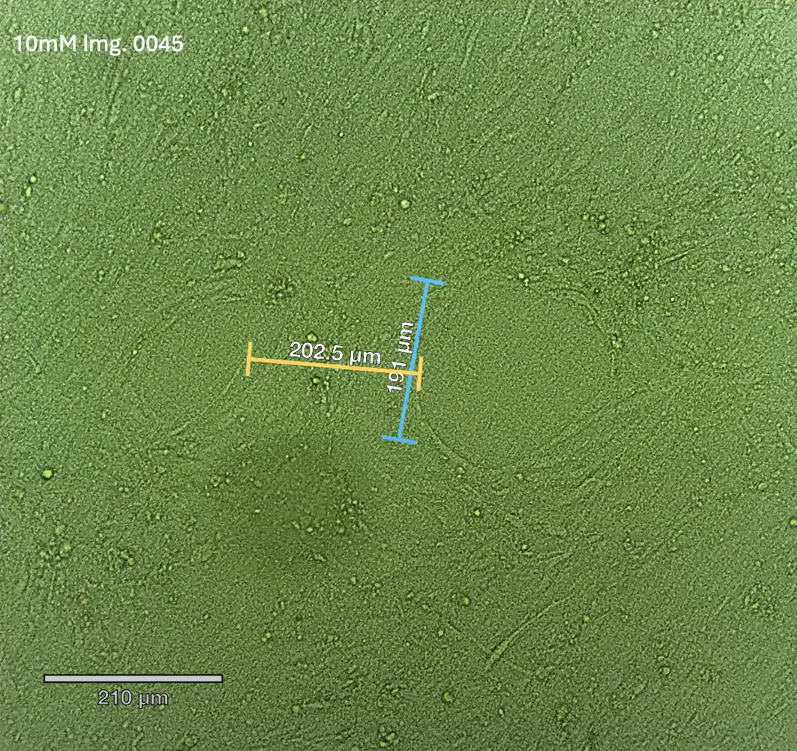
#> input picture PLM/Tarea 1/imagen_1.png, 797 x 751 px
$ python Tarea1.py
#> lines starting #> are read from the running program, lines starting #| are printed output that depends on the picture; after the words box and inside, x2 and y2 are one past the last pixel; in counts of white or black regions, pixels touching at a corner belong together
import cv2
import numpy as np

# Función para procesar una imagen
def process_image(image_path):
    # Cargar la imagen
#> called with image_path = 'imagen_1.png'
    image = cv2.imread(image_path)
#> image is the input picture: shape (751, 797, 3); mean B, G, R 74.1, 136.4, 107.5

    if image is None:
        print(f"No se pudo cargar la imagen: {image_path}")
        return None, None, None

    # Convertir la imagen a escala de grises
    gray = cv2.cvtColor(image, cv2.COLOR_BGR2GRAY)
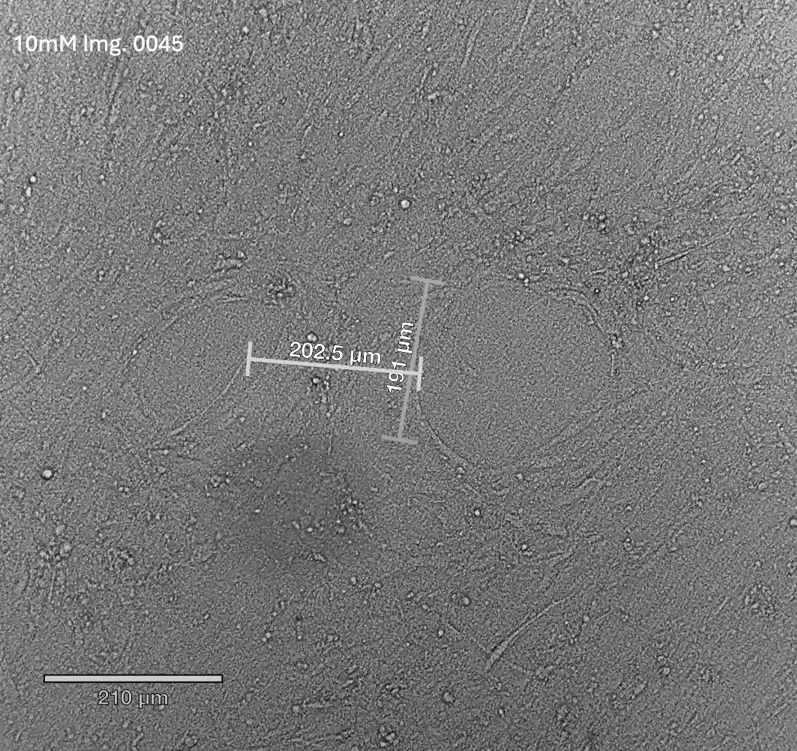
#> gray: shape (751, 797); min 0, max 255, mean 120.7

    # Binarización con threshold
    _, thresh = cv2.threshold(gray, 127, 255, cv2.THRESH_BINARY)
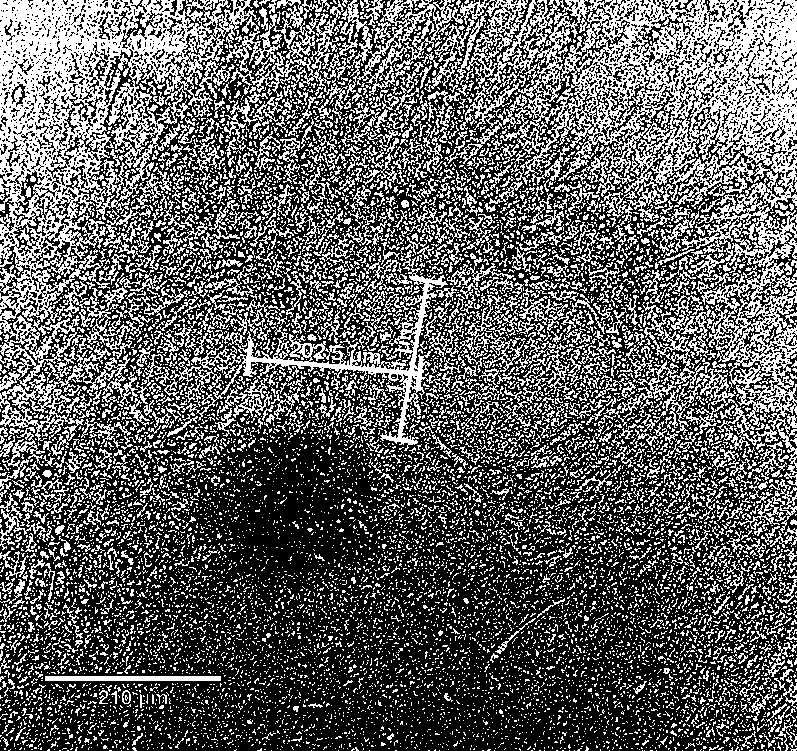
#> thresh: shape (751, 797); 37.5% white in thin lines or dots

    # Crear un kernel para dilate y erode
    kernel = np.ones((5, 5), np.uint8)

    # Aplicar dilate y luego erode
    dilated = cv2.dilate(thresh, kernel, iterations=1)
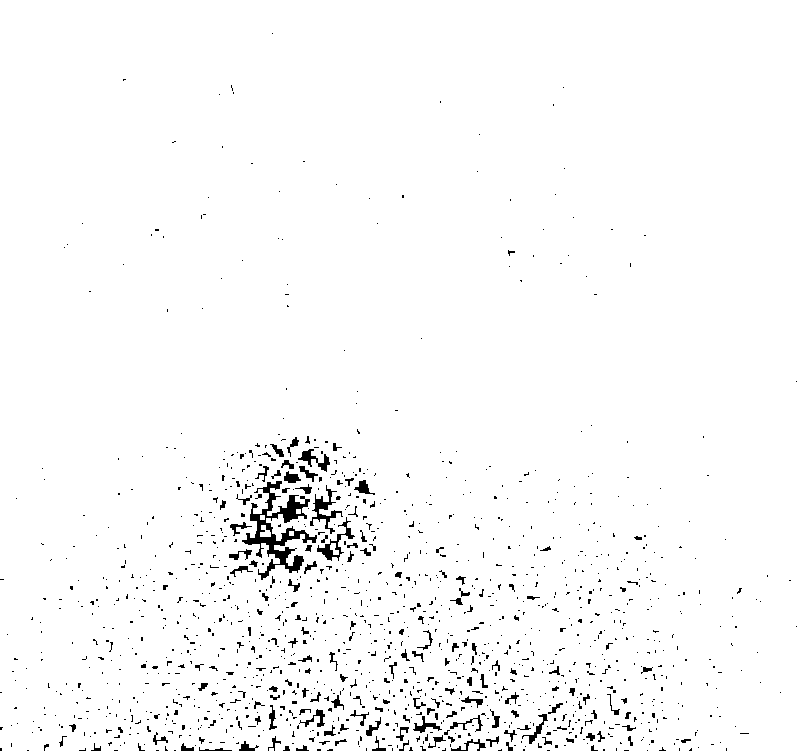
#> dilated: shape (751, 797); 97.6% white; 1315 black regions (1173 under 20 px), largest, box (x1, y1, x2, y2) and area: (242, 481, 317, 580) 2128, (310, 485, 343, 534) 412, (317, 517, 355, 561) 353
    eroded = cv2.erode(dilated, kernel, iterations=1)
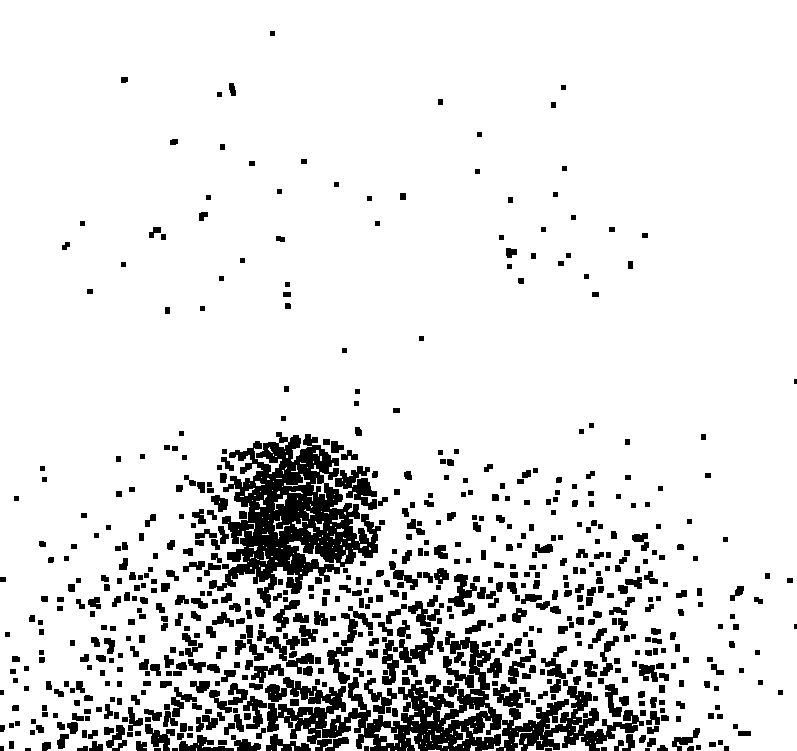
#> eroded: shape (751, 797); 88.5% white; 656 black regions (5 under 20 px), largest, box (x1, y1, x2, y2) and area: (265, 631, 644, 751) 14001, (209, 432, 381, 608) 13792, (335, 466, 377, 510) 902

    return image, thresh, eroded

# Función principal para mostrar las imágenes
def display_images():
    image_index = 1

    while True:
        # Ruta de la imagen
        image_path = f"imagen_{image_index}.png"

        # Procesar la imagen
        image, thresh, morphed = process_image(image_path)

        if image is None:
            print(f"No se encontró la imagen: {image_path}. Saliendo del programa.")
            break

        # Mostrar las imágenes
        cv2.imshow("Imagen Original", image)
        cv2.imshow("Binarización con Threshold", thresh)
        cv2.imshow("Morfología (Dilate y Erode)", morphed)

        # Esperar a que se presione Enter
        key = cv2.waitKey(0)
#> (key Esc is pressed here)
        if key == 13:  # Enter
            image_index += 1  # Pasar a la siguiente imagen
            cv2.destroyAllWindows()  # Cerrar las ventanas antes de cargar la nueva imagen
        else:
            break

    cv2.destroyAllWindows()

if __name__ == "__main__":
    display_images()

$ run again, with PLM/Tarea 1/imagen_2.png copied over PLM/Tarea 1/imagen_1.png
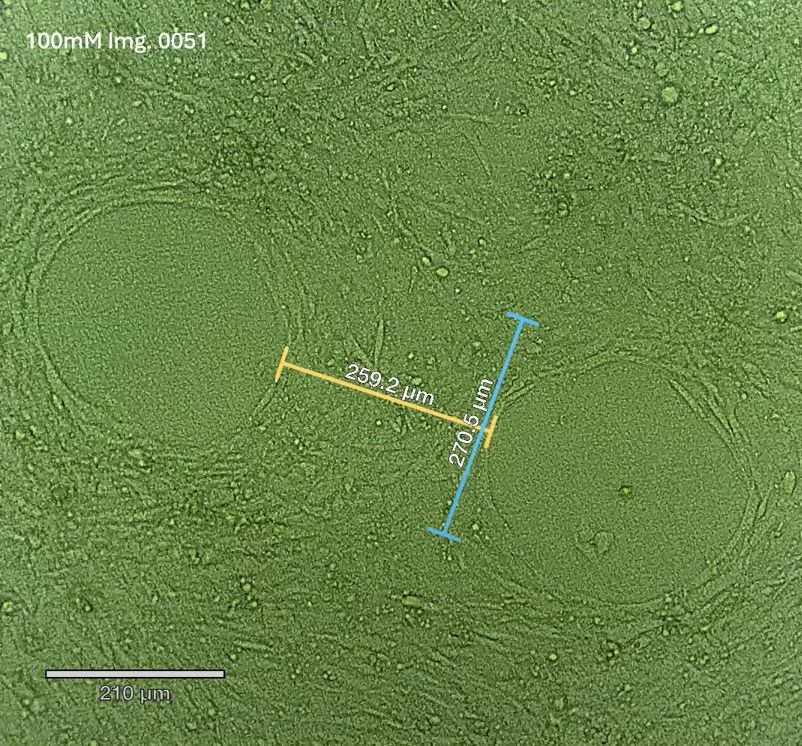
#> input picture PLM/Tarea 1/imagen_2.png, 802 x 746 px
#> in process_image, image is the input picture: shape (746, 802, 3); mean B, G, R 72, 134, 104.6
#> in process_image, `_, thresh = cv2.threshold(gray, 127, 255, cv2.THRESH_BINARY)`:
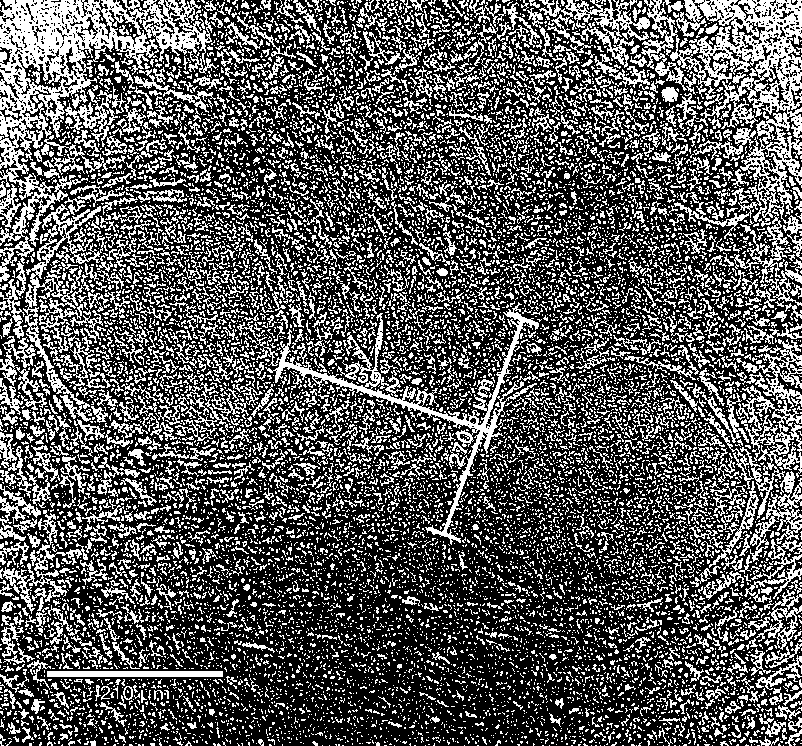
#> thresh: shape (746, 802); 34.6% white in thin lines or dots
#> dilated: shape (746, 802); 98.3% white; black in thin lines or dots
#> in process_image, `eroded = cv2.erode(dilated, kernel, iterations=1)`:
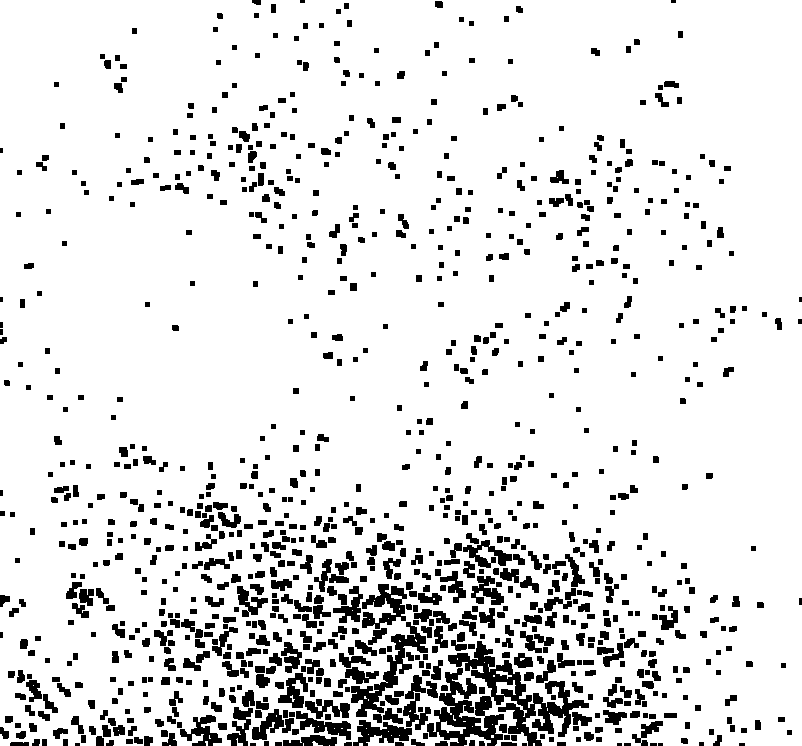
#> eroded: shape (746, 802); 88.8% white; 1044 black regions (15 under 20 px), largest, box (x1, y1, x2, y2) and area: (427, 641, 589, 746) 6311, (351, 622, 428, 717) 1699, (362, 584, 407, 629) 1046

$ run again, with PLM/Tarea 1/imagen_3.png copied over PLM/Tarea 1/imagen_1.png
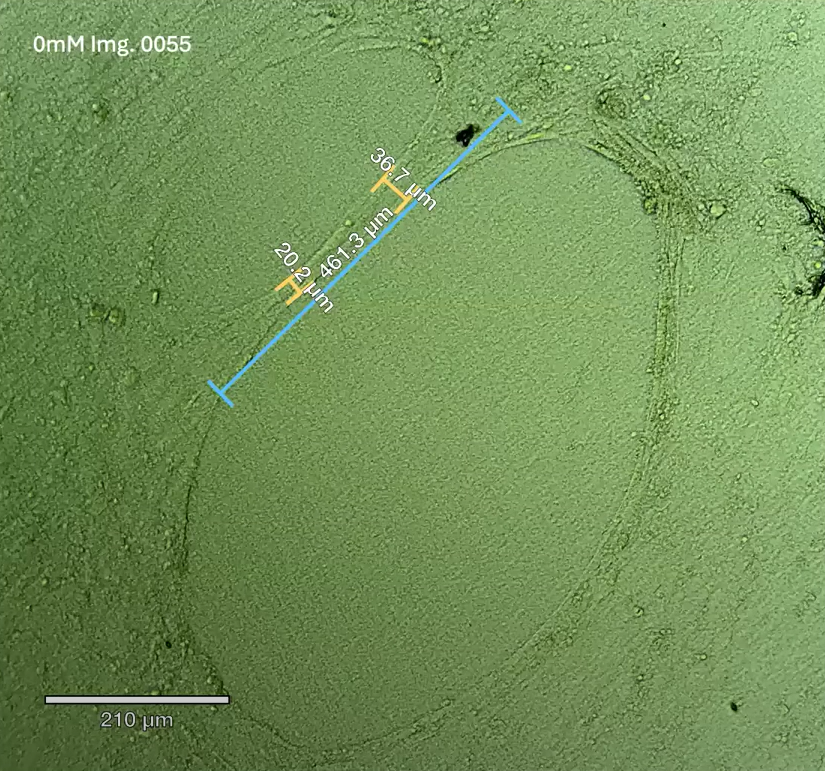
#> input picture PLM/Tarea 1/imagen_3.png, 825 x 771 px
#> in process_image, image is the input picture: shape (771, 825, 3); mean B, G, R 88.4, 146.1, 115.3
#> in process_image, `_, thresh = cv2.threshold(gray, 127, 255, cv2.THRESH_BINARY)`:
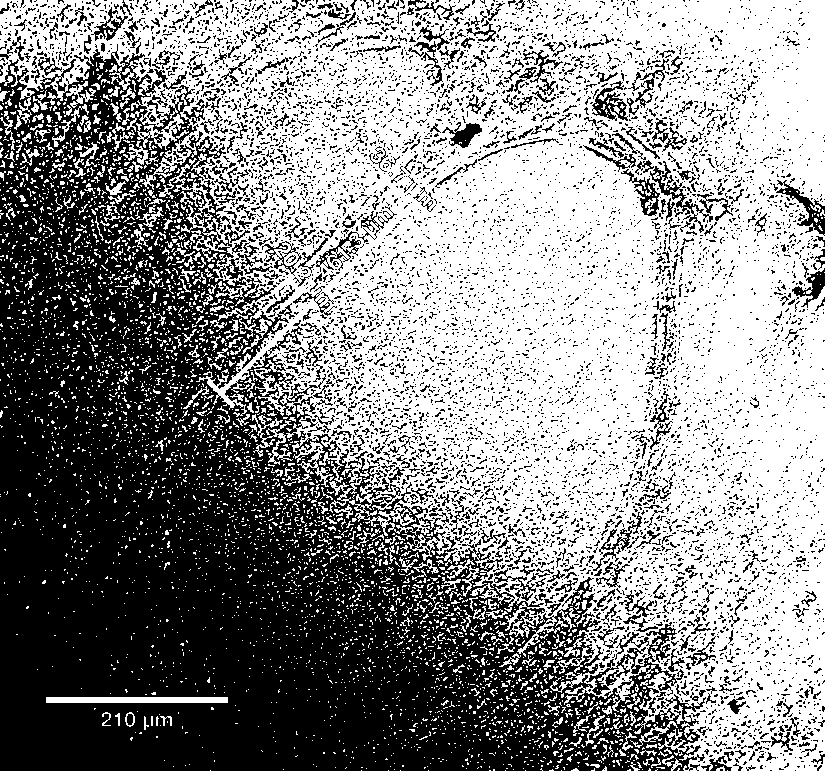
#> thresh: shape (771, 825); 55.5% white; 7936 black regions (7438 under 20 px), largest, box (x1, y1, x2, y2) and area: (0, 44, 706, 771) 225177, (650, 161, 713, 233) 705, (776, 180, 825, 236) 692
#> dilated: shape (771, 825); 85.1% white; 640 black regions (518 under 20 px), largest, box (x1, y1, x2, y2) and area: (0, 251, 536, 771) 85400, (93, 289, 138, 328) 463, (92, 319, 131, 350) 269
#> in process_image, `eroded = cv2.erode(dilated, kernel, iterations=1)`:
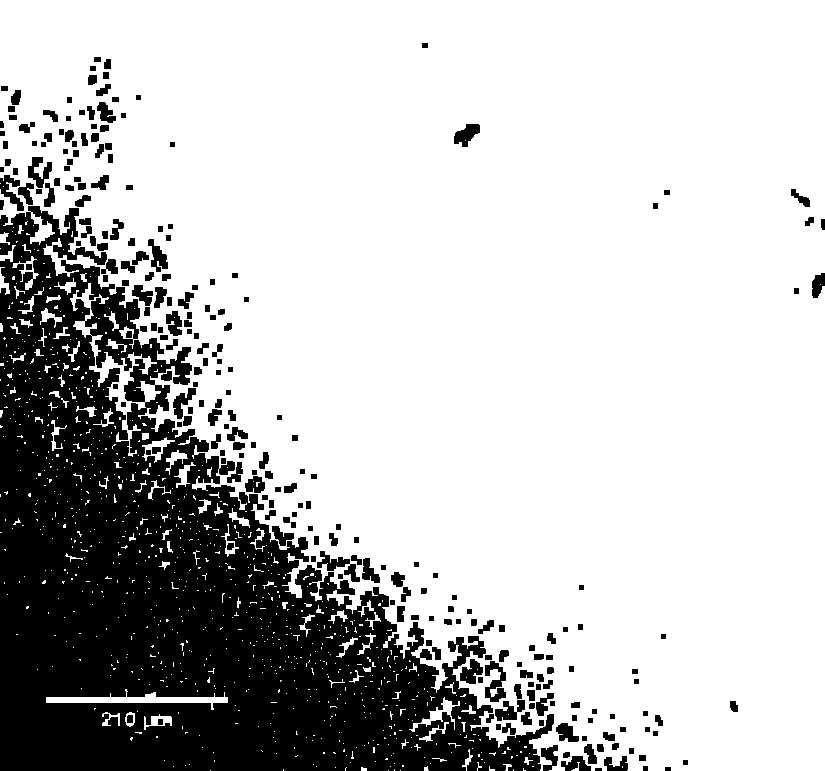
#> eroded: shape (771, 825); 75.4% white; 255 black regions, largest, box (x1, y1, x2, y2) and area: (0, 206, 554, 771) 138537, (485, 661, 506, 702) 475, (317, 551, 360, 582) 459

$ run again, with PLM/Tarea 1/imagen_4.png copied over PLM/Tarea 1/imagen_1.png
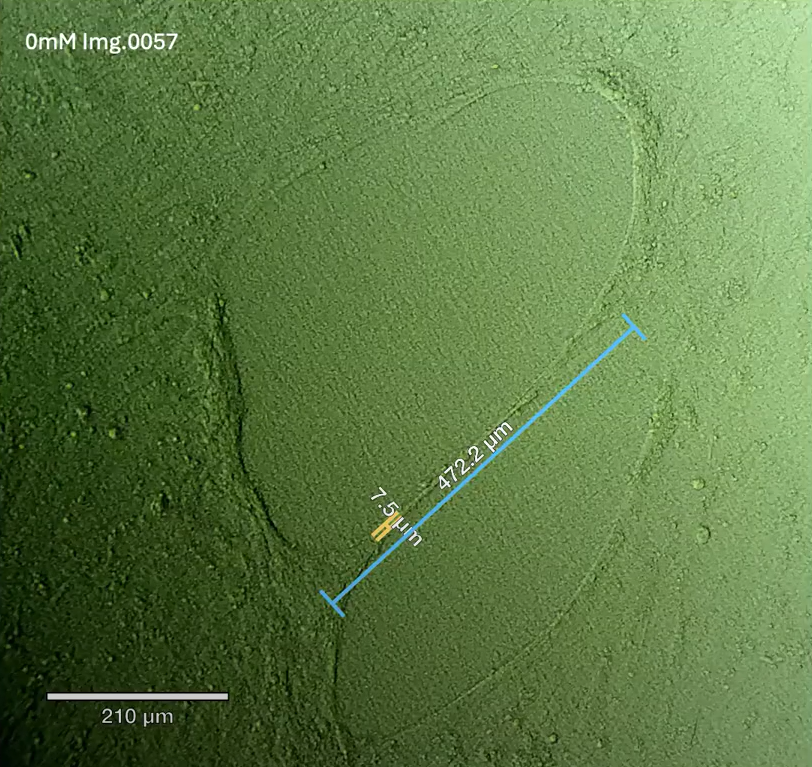
#> input picture PLM/Tarea 1/imagen_4.png, 812 x 767 px
#> in process_image, image is the input picture: shape (767, 812, 3); mean B, G, R 68.7, 122.8, 93.7
#> in process_image, `_, thresh = cv2.threshold(gray, 127, 255, cv2.THRESH_BINARY)`:
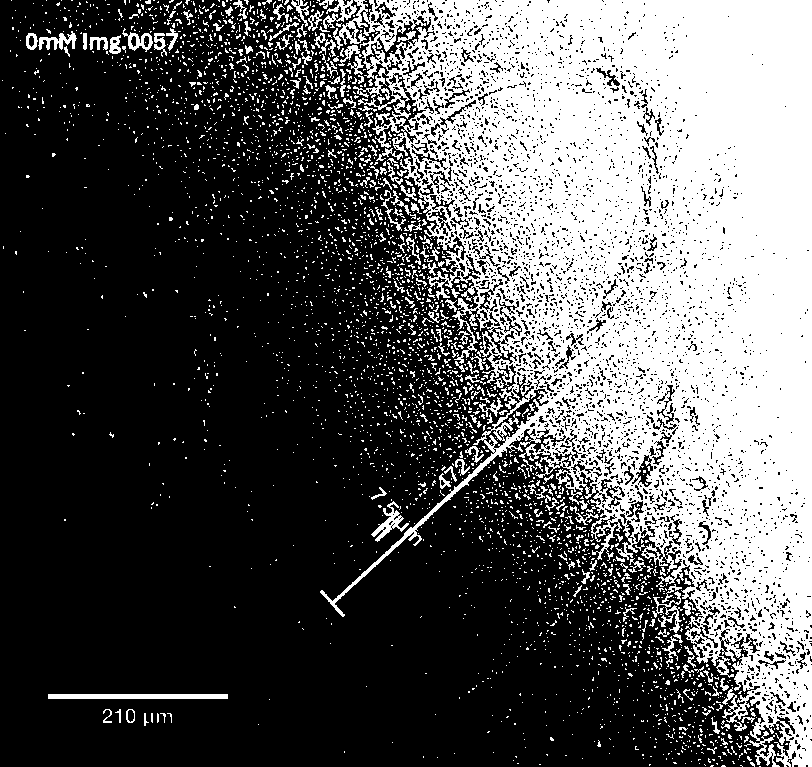
#> thresh: shape (767, 812); 34.4% white; 3529 white regions (3317 under 20 px), largest, box (x1, y1, x2, y2) and area: (320, 0, 812, 767) 189282, (48, 694, 228, 699) 900, (371, 501, 409, 542) 450
#> dilated: shape (767, 812); 55.3% white; 487 black regions (399 under 20 px), largest, box (x1, y1, x2, y2) and area: (0, 0, 716, 767) 271038, (502, 514, 530, 553) 309, (328, 188, 362, 224) 286
#> in process_image, `eroded = cv2.erode(dilated, kernel, iterations=1)`:
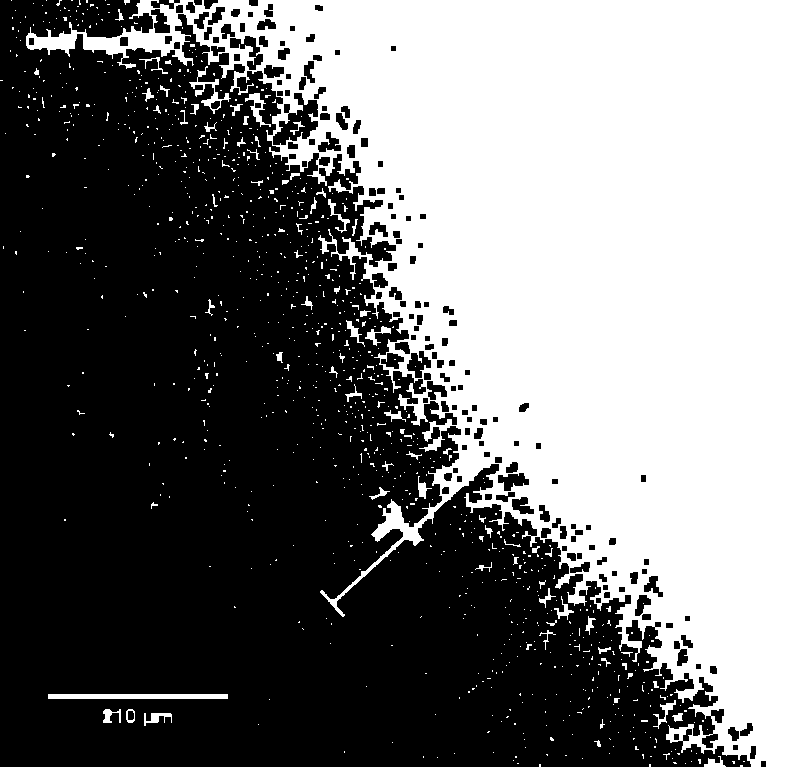
#> eroded: shape (767, 812); 45.6% white; 1012 white regions (934 under 20 px), largest, box (x1, y1, x2, y2) and area: (26, 0, 812, 767) 275351, (48, 694, 228, 699) 900, (189, 66, 231, 114) 415
